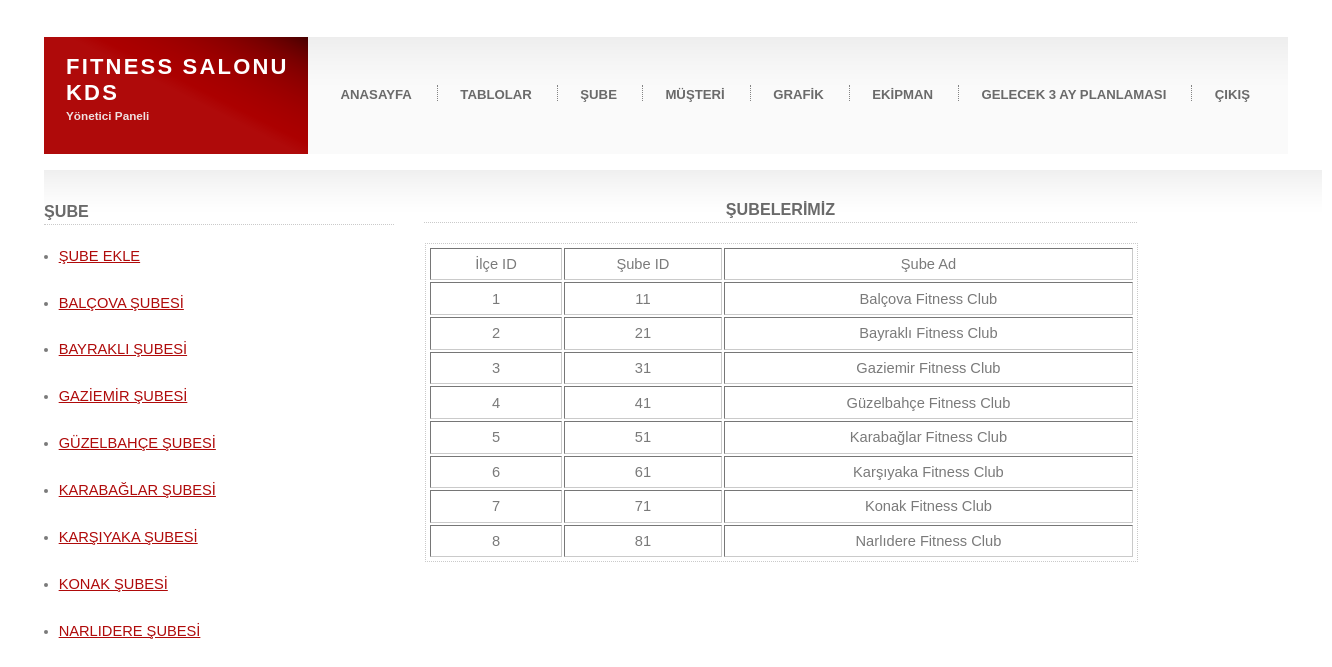
/fitness_kds/sube.php, run on the app's committed database.
### tables this page shows
CREATE TABLE IF NOT EXISTS `sube` (
  `ilce_id` int(11) NOT NULL,
  `sube_id` int(11) NOT NULL,
  `sube_ad` varchar(255) NOT NULL,
  PRIMARY KEY (`sube_id`),
  KEY `ilce_id` (`ilce_id`)
);

### fitness_kds/sube.php (the view, shortened to what this page needs)
<?php
$db = new PDO("mysql:host=localhost; dbname=fitness_sube_kds; charset=utf8", 'root' , '');
?>
<!DOCTYPE html >
<html lang="turkish">
<head>
    <link href="default.css" rel="stylesheet" type="text/css" />
</head>
<body>
    <div id="outer">
        <div id="header">
            <h1><a href="#">FITNESS SALONU KDS</a></h1>
            <h2>Yönetici Paneli</h2>
        </div>
        <div id="menu">
            <ul>
                <li class="first"><a href="index.php">ANASAYFA</a></li>
                <li><a href="tablolar.php">TABLOLAR</a></li>
                <li><a href="sube.php">ŞUBE</a></li>
                <li><a href="musteri.php">MÜŞTERİ</a></li>
                <li><a href="grafik.php">GRAFİK</a></li>
                <li><a href="ekipman.php">EKİPMAN</a></li>
                <li><a href="gelecek.php">GELECEK 3 AY PLANLAMASI</a></li>
                <li><a href="giris.php">ÇIKIŞ</a></li>
            </ul>
        </div></br>
        <?php
        $sorgu=$db->prepare('SELECT * FROM sube');
        $sorgu->execute();
        $sube=$sorgu-> fetchAll(PDO::FETCH_OBJ);
        ?>
        <div id="content">
                <div id="secondContent" style="width:350px"></br></br>
                    <h3>ŞUBE</h3>
                    <ul>
                        <li><a href="subeekle.php">ŞUBE EKLE</a></li></br>
                        <li><a href="balsub.php">BALÇOVA ŞUBESİ</a></li></br>
                        <li><a href="baysub.php">BAYRAKLI ŞUBESİ</a></li></br>
                        <li><a href="gazsub.php">GAZİEMİR ŞUBESİ</a></li></br>
                        <li><a href="guzsub.php">GÜZELBAHÇE ŞUBESİ</a></li></br>
                        <li><a href="karasub.php">KARABAĞLAR ŞUBESİ</a></li></br>
                        <li><a href="ksksub.php">KARŞIYAKA ŞUBESİ</a></li></br>
                        <li><a href="konsub.php">KONAK ŞUBESİ</a></li></br>
                        <li><a href="narsub.php">NARLIDERE ŞUBESİ</a></li></br>
                    </ul>
                </div>
                <div id="firstContent" style="width:713px">
                    <h3>ŞUBELERİMİZ</h3>
                    <table table border="5" cellpadding="2">
                    <tr>
                    <td>İlçe ID</td>
                    <td>Şube ID</td>
                    <td>Şube Ad</td>
                    </tr>
                    <?php
                        foreach($sube as $sub){?>
                            <tr>
                            <td><?= $sub->ilce_id ?></td>
                            <td><?= $sub->sube_id ?></td>
                            <td><?= $sub->sube_ad ?></td>
                            </tr>
                    <?php } ?>
                    </table>
                </div>
        </div>
    </div>
</body>
</html>

### fitness_kds/default.css (style rules this page uses)
* { margin: 0em; padding: 0em; }
h1, h2, h3, h4, h5, h6 { color: #6a6a6a; }
body { font-family: "Trebuchet MS", sans-serif; color: #7a7a7a; font-size: 11pt; }
a { color: #AF0A0A; text-decoration: underline; }
#outer { margin: 2.5em 3.0em 1.5em 3.0em; }
#header { padding: 0em 1.5em 0em 1.5em; height: 8em; width: 15em; float: left; position: relative; background: #AF0A0A url('images/a1.gif') top right no-repeat; }
#header h1 { position: absolute; bottom: 2.2em; font-size: 1.5em; letter-spacing: 0.1em; }
#header h1 a { color: #fff; text-decoration: none; }
#header h2 { position: absolute; bottom: 2.7em; color: #EFE0E0; font-size: 0.8em; }
#menu { height: 8em; background: #fafafa url('images/a2.gif') top left repeat-x; margin-left: 18em; position: relative; }
#menu ul { list-style: none; position: absolute; top: 3.3em; margin-left: 1.5em; }
#menu li { display: inline; border-left: dotted 1px #848484; padding-left: 0.8em; }
#menu li.first { border-left: 0px; padding-left: 0em; }
#menu li a { text-decoration: none; color: #6a6a6a; font-weight: bold; padding: 0.8em; margin-right: 0.8em; font-size: 0.9em; }
#content { background: #fff url('images/a3.gif') top left repeat-x; display: flex; height: 300px; width: 1278px; }
#content h3 { font-size: 1.1em; }
#content h2, h3, h4, h5, h6 { padding-bottom: 0.2em; margin-bottom: 1.2em; border-bottom: dotted 1px #cacaca; }
#content ul { margin-bottom: 1.5em; padding-left: 1em; line-height: 1.6em; }
#content table { border: dotted 1px #cacaca; width: 713px; height: 100px; margin: 1px; padding: 2px; }
#content table td { padding: 0.5em; }
#firstContent { width: 100px; height: 100px; margin: 10px; padding: 20px; text-align: center; }

### data on the page
sube: ilce "1", sube_id "11", sube_ad "Balçova Fitness Club"
sube: ilce "2", sube_id "21", sube_ad "Bayraklı Fitness Club"
sube: ilce "3", sube_id "31", sube_ad "Gaziemir Fitness Club"
sube: ilce "4", sube_id "41", sube_ad "Güzelbahçe Fitness Club"
sube: ilce "5", sube_id "51", sube_ad "Karabağlar Fitness Club"
sube: ilce "6", sube_id "61", sube_ad "Karşıyaka Fitness Club"
sube: ilce "7", sube_id "71", sube_ad "Konak Fitness Club"
sube: ilce "8", sube_id "81", sube_ad "Narlıdere Fitness Club"
